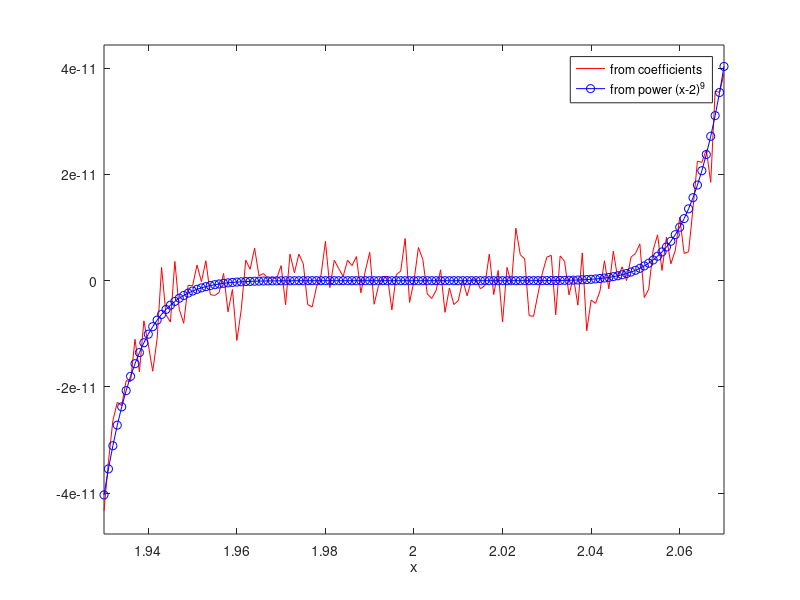

Reproduce this figure in MATLAB.
% POLYDETAIL  Show that evaluating a polynomial from its coefficients
% can be poorly-behaved.
x = 1.930:0.001:2.070;
pa = polyval([1 -18 144 -672 2016 -4032 5376 -4608 2304 -512], x);
pb = (x - 2).^9;
plot(x,pa,'r',x,pb,'b-o'),  xlabel('x'),  axis tight
legend('from coefficients','from power (x-2)^9')
